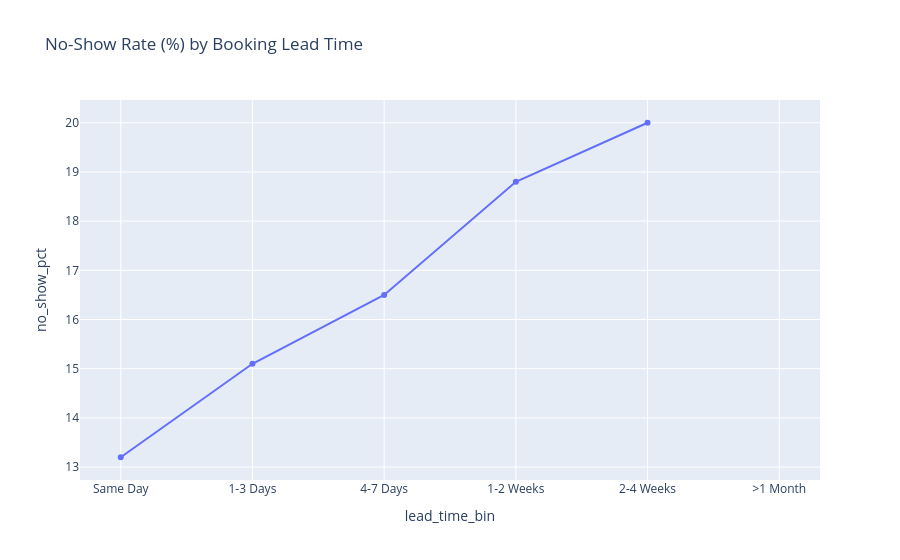

Notebook source saved alongside this figure:
### Code cell
# B. Booking Lead Time Effect
# Bin the lead days for better visualization
bins = [0, 1, 3, 7, 14, 30, 100]
labels = ['Same Day', '1-3 Days', '4-7 Days', '1-2 Weeks', '2-4 Weeks', '>1 Month']
historical_df['lead_time_bin'] = pd.cut(historical_df['booking_lead_days'], bins=bins, labels=labels, right=True)

leadtime_noshow = historical_df.groupby('lead_time_bin', observed=False)['no_show_flag'].mean().reset_index()
leadtime_noshow['no_show_pct'] = (leadtime_noshow['no_show_flag'] * 100).round(1)

fig5 = px.line(leadtime_noshow, x='lead_time_bin', y='no_show_pct', markers=True,
               title='No-Show Rate (%) by Booking Lead Time')
fig5.show()

### Figure 1 — Plotly figure (JSON) as saved in the notebook; plotly's stock layout.template omitted (floating-point values rounded to 4 significant figures)
{"data": [{"hovertemplate": "lead_time_bin=%{x}<br>no_show_pct=%{y}<extra></extra>", "legendgroup": "", "line": {"color": "#636efa", "dash": "solid"}, "marker": {"symbol": "circle"}, "mode": "lines+markers", "name": "", "orientation": "v", "showlegend": false, "type": "scatter", "x": ["Same Day", "1-3 Days", "4-7 Days", "1-2 Weeks", "2-4 Weeks", ">1 Month"], "xaxis": "x", "y": [13.2, 15.1, 16.5, 18.8, 20.0, NaN], "yaxis": "y"}], "layout": {"legend": {"tracegroupgap": 0}, "title": {"text": "No-Show Rate (%) by Booking Lead Time"}, "xaxis": {"anchor": "y", "domain": [0, 1], "title": {"text": "lead_time_bin"}}, "yaxis": {"anchor": "x", "domain": [0, 1], "title": {"text": "no_show_pct"}}}}
